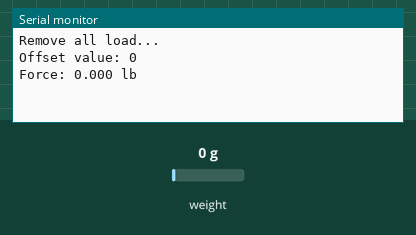
This sketch was run on a simulated Arduino Uno, built with avr-gcc and run on an emulated ATmega328P. Parts: the last lines printed to the serial monitor. The test bench sets the inputs (shaded band); at power-on: weight on the scale 0 g.

Above: at 7.2 s.
7.3 s: weight on the scale set to 100 g
At 8.6 s:
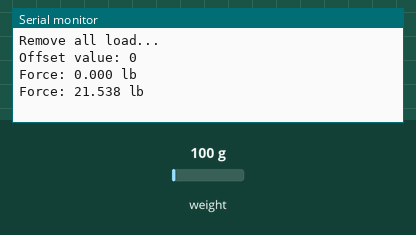
8.8 s: weight on the scale set to 1250 g
At 9.4 s:
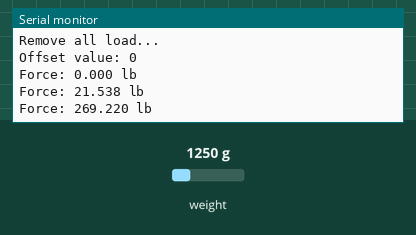
Timing chart, 0 to 11.8 s (numbered marks = the images above; inputs shaded):
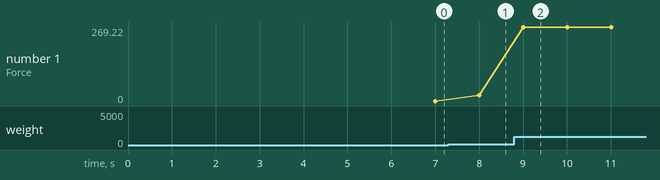

The sketch:

LoadCell_Test_1.ino
```cpp
#include "HX711.h"

// Defining the ports that
#define DAT 3 // DT
#define CLK 2 // SCK

// Creating load cell object
HX711 load_cell;

// Initializing Load Cell Constants
long offset = 0;
float calibration_factor = 4299.18; // BinNumber/kg (EXPERIMENTALLY FOUND)

void setup() {
  // Starting serial port
  Serial.begin(9600);

  // Initializing the connection with the HX711
  load_cell.begin(DAT, CLK);

  // Waiting for the HX711 to pair correctly
  while (!load_cell.is_ready()) {
    Serial.println("Waiting for HX711");
    delay(100);
  }

  delay(1000); // Letting amplifier settle

  // Taring the load_cell
  Serial.println("Remove all load...");
  delay(3000);

  offset = load_cell.read_average(20);
  Serial.print("Offset value: ");
  Serial.println(offset);
}

void loop() {

  long raw = load_cell.read_average(10);
  long corrected = raw-offset;

  // Converting bin number into usable values
  float force_kg = corrected / calibration_factor;
  float force_lb = force_kg * 2.20462;

  Serial.print("Force: ");
  Serial.print(force_lb,3);
  Serial.println(" lb");
}
```

Measured:
- after the input at 7.3 s, the serial monitor: prints a new line after 0.70 s (image 1)
- after the input at 8.8 s, the serial monitor: prints a new line after 0.20 s (image 2)
- plotted number 1: 0 → 21.54 after the input at 7.3 s, 21.54 → 269.22 after the input at 8.8 s
